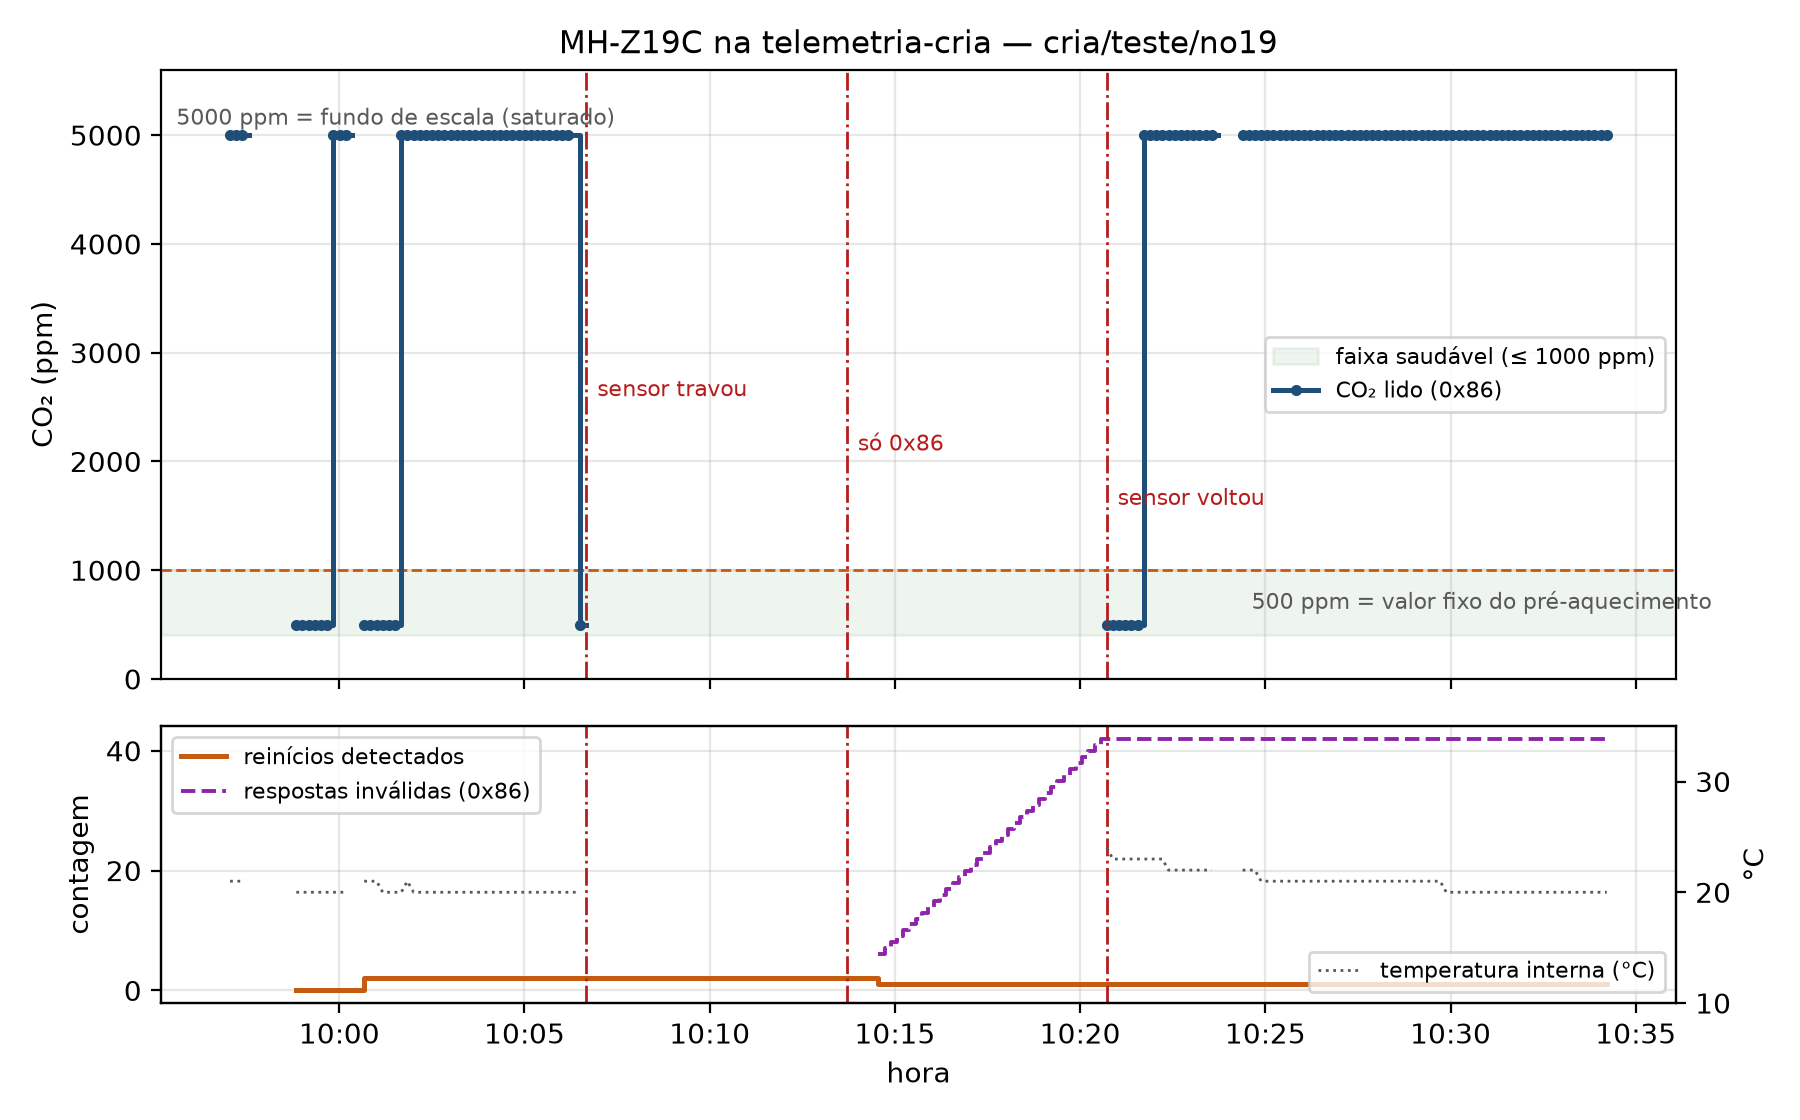

Source code (Python):
"""Le a serie do MH-Z19C gravada na telemetria-cria (/api/historico) e gera os graficos do relatorio.

Uso (a partir de python-dados/):
  uv run python ../aula-ar/gerador/relatorio-mhz19c/grafico_telemetria.py --minutos 30
"""
import argparse, json, os, urllib.request
from datetime import datetime, timedelta

import matplotlib
matplotlib.use("Agg")
import matplotlib.pyplot as plt
import matplotlib.dates as mdates

AQUI = os.path.dirname(os.path.abspath(__file__))
ap = argparse.ArgumentParser()
ap.add_argument("--servidor", default="http://127.0.0.1:3000")
ap.add_argument("--projeto", default="teste")
ap.add_argument("--no", default="no19")
ap.add_argument("--minutos", type=int, default=30)
ap.add_argument("--marcas", default="", help='eventos "HH:MM:SS=texto;HH:MM:SS=texto" (dia de hoje)')
a = ap.parse_args()


def serie(grandeza):
    url = f"{a.servidor}/api/historico?projeto={a.projeto}&no={a.no}&grandeza={grandeza}&minutos={a.minutos}"
    with urllib.request.urlopen(url, timeout=10) as r:
        dados = json.load(r)
    pts = dados.get("pontos", dados) if isinstance(dados, dict) else dados
    t, v = [], []
    for p in pts:
        tt = p.get("t") or p.get("tempo") or p.get("_time")
        t.append(datetime.fromtimestamp(tt / 1000) if isinstance(tt, (int, float)) else datetime.fromisoformat(str(tt).replace("Z", "+00:00")).astimezone().replace(tzinfo=None))
        v.append(p.get("valor", p.get("v")))
    return t, v


def lacunas(sr, seg=25):
    """insere NaN onde faltam leituras (> seg s), para a linha nao atravessar o periodo sem dados"""
    t, v = sr
    tt, vv = [], []
    for i, (a_, b_) in enumerate(zip(t, v)):
        if i and (a_ - t[i - 1]).total_seconds() > seg:
            tt.append(t[i - 1] + timedelta(seconds=10)); vv.append(float("nan"))
        tt.append(a_); vv.append(b_)
    return tt, vv


co2 = serie("co2")
temp = serie("temperatura")
rein = serie("reinicios")
falh = serie("falhas")
json.dump({"co2": len(co2[0]), "temperatura": len(temp[0]), "reinicios": len(rein[0]), "falhas_max": max(falh[1]) if falh[1] else None,
           "co2_valores": sorted(set(co2[1])), "reinicios_max": max(rein[1]) if rein[1] else None,
           "inicio": str(co2[0][0]) if co2[0] else None, "fim": str(co2[0][-1]) if co2[0] else None},
          open(os.path.join(AQUI, "resumo_telemetria.json"), "w"), indent=1)

fig, (ax1, ax2) = plt.subplots(2, 1, figsize=(9, 5.6), sharex=True, gridspec_kw={"height_ratios": [2.2, 1]})
ax1.axhspan(400, 1000, color="#2e7d32", alpha=0.08, label="faixa saudável (≤ 1000 ppm)")
ax1.axhline(1000, color="#c55a11", lw=1, ls="--")
g = lacunas(co2)
ax1.step(g[0], g[1], where="post", color="#1f4e79", lw=1.8, marker="o", ms=3, label="CO₂ lido (0x86)")
ax1.set_ylabel("CO₂ (ppm)")
ax1.set_ylim(0, 5600)
ax1.annotate("500 ppm = valor fixo do pré-aquecimento", xy=(0.72, 0.115), xycoords="axes fraction", fontsize=8, color="#595959")
ax1.annotate("5000 ppm = fundo de escala (saturado)", xy=(0.01, 0.91), xycoords="axes fraction", fontsize=8, color="#595959")
ax1.legend(loc="center right", fontsize=8)
ax1.grid(alpha=0.3)
ax1.set_title(f"MH-Z19C na telemetria-cria — cria/{a.projeto}/{a.no}", fontsize=11)
ax2.step(rein[0], rein[1], where="post", color="#c55a11", lw=1.8, label="reinícios detectados")
if falh[0]:
    ax2.step(falh[0], falh[1], where="post", color="#8e24aa", lw=1.4, ls="--", label="respostas inválidas (0x86)")
ax2.set_ylabel("contagem")
ax2b = ax2.twinx()
g = lacunas(temp)
ax2b.plot(g[0], g[1], color="#595959", lw=1, ls=":", label="temperatura interna (°C)")
ax2b.set_ylabel("°C")
ax2b.set_ylim(10, 35)
ax2.legend(loc="upper left", fontsize=8); ax2b.legend(loc="lower right", fontsize=8)
ax2.grid(alpha=0.3)
hoje = datetime.now().date()
for k, m in enumerate(x for x in a.marcas.split(";") if "=" in x):
    hora, texto = m.split("=", 1)
    tx = datetime.combine(hoje, datetime.strptime(hora.strip(), "%H:%M:%S").time())
    for ax in (ax1, ax2):
        ax.axvline(tx, color="#b71c1c", lw=1, ls="-.")
    ax1.annotate(texto, xy=(tx, 2600 - 500 * k), xytext=(4, 0), textcoords="offset points", fontsize=8, color="#b71c1c")
ax2.xaxis.set_major_formatter(mdates.DateFormatter("%H:%M"))
ax2.set_xlabel("hora")
fig.tight_layout()
fig.savefig(os.path.join(AQUI, "grafico_telemetria.png"), dpi=200)
print(open(os.path.join(AQUI, "resumo_telemetria.json")).read())
